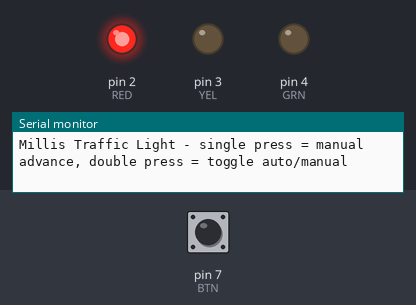
The sketch below on a simulated Arduino Uno, built with avr-gcc and run on an emulated ATmega328P. Parts: output pins drawn as LEDs (lit = HIGH), the last lines printed to the serial monitor. The inputs (shaded band) are chosen by the test bench; at power-on: pin 7 (BTN) HIGH.

Above: at 1.2 s.
1.3 s: pin 7 (BTN) pulsed LOW 2 times (0.12 s each, 0.3 s apart)
At 2.4 s:
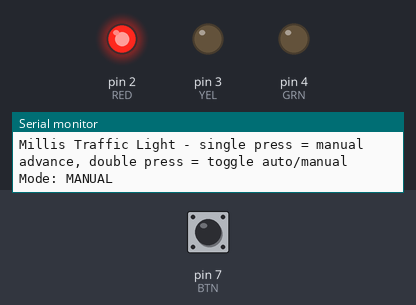
3.4 s: pin 7 (BTN) pulled LOW for 0.15 s
At 4.2 s:
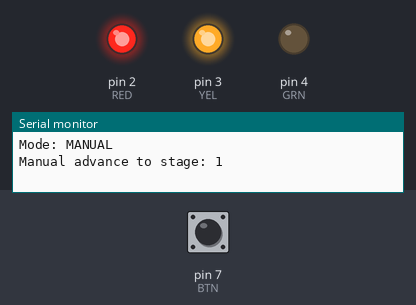
5.3 s: pin 7 (BTN) pulled LOW for 1 s
At 6.8 s:
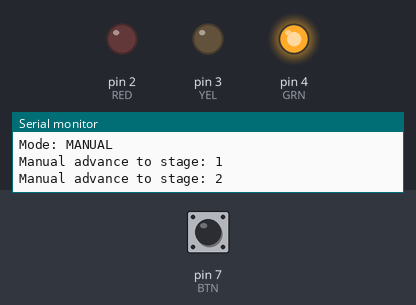
7.8 s: pin 7 (BTN) pulled LOW for 0.15 s
At 8.8 s:
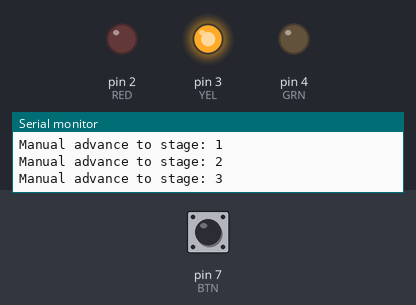
9.7 s: pin 7 (BTN) pulled LOW for 3.2 s
At 11.4 s:
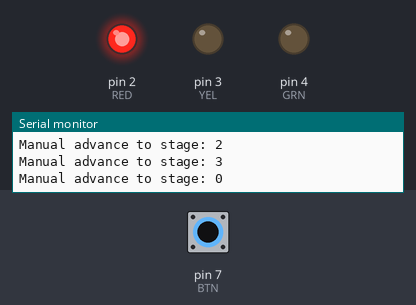
14.4 s: pin 7 (BTN) pulsed LOW 5 times (0.12 s each, 0.3 s apart)
At 17.1 s:
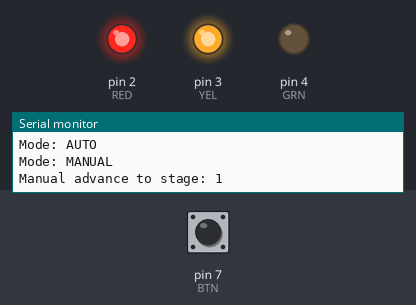
Timing chart, 0 to 18.5 s (numbered marks = the images above; inputs shaded):
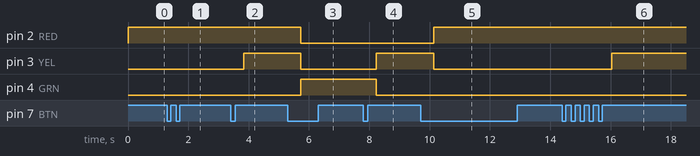

Measured:
- after the input at 1.3 s, pin 3 (YEL): stays LOW (without the input it goes to HIGH after 1.7 s)
- after the input at 3.4 s, pin 3 (YEL): LOW → HIGH after 0.43 s
- after the input at 5.3 s, pin 2 (RED), pin 3 (YEL): HIGH → LOW after 0.43 s; pin 4 (GRN): LOW → HIGH after 0.43 s
- after the input at 7.8 s, pin 3 (YEL): LOW → HIGH after 0.43 s; pin 4 (GRN): HIGH → LOW after 0.43 s
- after the input at 9.7 s, pin 2 (RED): LOW → HIGH after 0.43 s; pin 3 (YEL): HIGH → LOW after 0.43 s
- after the input at 14.4 s, pin 3 (YEL): LOW → HIGH after 1.6 s

The sketch:

codingProject-semaphor.ino
```cpp
// Traffic light (millis-based) with manual/auto and double-press mode toggle
// Wiring:
//   RED -> pin 2 (through 220Ω to GND)
//   YEL -> pin 3 (through 220Ω to GND)
//   GRN -> pin 4 (through 220Ω to GND)
//   BTN -> pin 7 to GND (uses INPUT_PULLUP)

const int RED = 2, YEL = 3, GRN = 4;
const int BTN = 7;

// ---- timings (ms) for each stage in AUTO mode ----
enum Stage { S_RED = 0, S_RED_YEL, S_GRN, S_YEL, STAGE_COUNT };
const unsigned long STAGE_MS[STAGE_COUNT] = {
  3000, // RED
  1000, // RED+YEL
  3000, // GREEN
  1000  // YELLOW
};

// ---- button + click detection ----
const unsigned long DEBOUNCE_MS   = 30;
const unsigned long DOUBLE_MS     = 400;  // max gap between presses for double-click

// button state tracking (for debouncing)
int  rawBtnPrev        = HIGH;   // last raw read
int  stableBtnState    = HIGH;   // debounced state (HIGH = not pressed due to pullup)
int  stableBtnPrev     = HIGH;
unsigned long lastBounceAt = 0;

// click detection
unsigned long firstClickAt = 0;
uint8_t clickCount = 0;

// ---- mode + stage state ----
bool autoMode = true;                 // true = auto cycle by time, false = manual
Stage stage   = S_RED;
unsigned long stageStartedAt = 0;

void showStage(Stage s) {
  switch (s) {
    case S_RED:
      digitalWrite(RED, HIGH); digitalWrite(YEL, LOW);  digitalWrite(GRN, LOW);
      break;
    case S_RED_YEL:
      digitalWrite(RED, HIGH); digitalWrite(YEL, HIGH); digitalWrite(GRN, LOW);
      break;
    case S_GRN:
      digitalWrite(RED, LOW);  digitalWrite(YEL, LOW);  digitalWrite(GRN, HIGH);
      break;
    case S_YEL:
      digitalWrite(RED, LOW);  digitalWrite(YEL, HIGH); digitalWrite(GRN, LOW);
      break;
  }
}

void nextStage() {
  stage = static_cast<Stage>((stage + 1) % STAGE_COUNT);
  stageStartedAt = millis();
  showStage(stage);
}

void toggleMode() {
  autoMode = !autoMode;
  // reset stage timer so auto resumes cleanly
  stageStartedAt = millis();
  // Optional: brief visual confirmation of mode switch (non-blocking idea):
  // You can e.g. flash all LEDs quickly here using a small state, but keeping it simple.
}

void setup() {
  pinMode(RED, OUTPUT);
  pinMode(YEL, OUTPUT);
  pinMode(GRN, OUTPUT);
  pinMode(BTN, INPUT_PULLUP);

  showStage(stage);
  stageStartedAt = millis();

  Serial.begin(115200);
  Serial.println(F("Millis Traffic Light - single press = manual advance, double press = toggle auto/manual"));
}

void loop() {
  unsigned long now = millis();

  // -------- Debounce button (no delay) --------
  int raw = digitalRead(BTN);
  if (raw != rawBtnPrev) {
    lastBounceAt = now;
    rawBtnPrev = raw;
  }
  if (now - lastBounceAt > DEBOUNCE_MS) {
    // debounced state
    stableBtnState = raw;
  }

  // detect press event (HIGH -> LOW because of INPUT_PULLUP)
  bool pressEvent = (stableBtnPrev == HIGH && stableBtnState == LOW);
  stableBtnPrev = stableBtnState;

  // -------- Click / double-click handling --------
  // We immediately handle a double-press; single press is only acted on
  // after the double-click window expires.
  if (pressEvent) {
    if (clickCount == 0) {
      clickCount = 1;
      firstClickAt = now;
    } else if (clickCount == 1 && (now - firstClickAt) <= DOUBLE_MS) {
      // double press detected
      clickCount = 0;
      toggleMode();
      Serial.print(F("Mode: "));
      Serial.println(autoMode ? F("AUTO") : F("MANUAL"));
    } else {
      // too slow; treat as new first click
      clickCount = 1;
      firstClickAt = now;
    }
  }

  // If we had only one click and the double window expired,
  // treat it as a single click action (manual advance).
  if (clickCount == 1 && (now - firstClickAt) > DOUBLE_MS) {
    // single press action
    if (!autoMode) {
      nextStage();
      Serial.print(F("Manual advance to stage: "));
      Serial.println(stage);
    }
    clickCount = 0;
  }

  // -------- AUTO mode timing --------
  if (autoMode) {
    if (now - stageStartedAt >= STAGE_MS[stage]) {
      nextStage();
    }
  }

  // Nothing blocks; loop runs fast and responsively.
}
```
